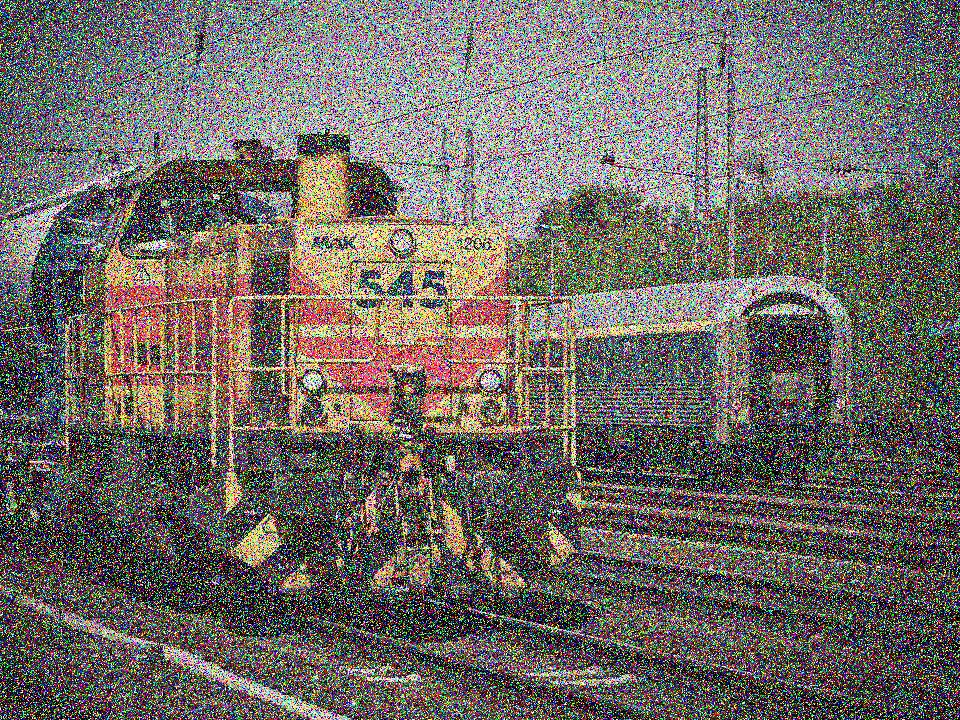
#> input picture img/noise_image.jpg, 960 x 720 px, given in place of lenna.png, which was not available
$ python 1.4.image_weighted_addition.py
#> lines starting #> are read from the running program, lines starting #| are printed output that depends on the picture; pictures that were not available may be replaced by others from this repository, and a replacement may not be noted
import cv2


image = cv2.imread("img/lenna.png")
#> image is the input picture: shape (720, 960, 3); mean B, G, R 102, 106.2, 111.9
image2 = cv2.imread("img/adile_nasit.jpg")
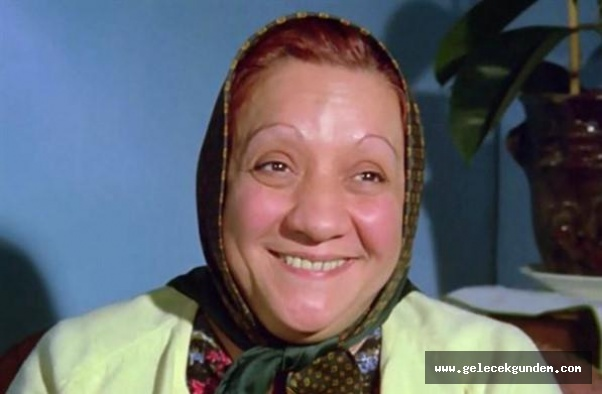
#> input picture img/adile_nasit.jpg, 602 x 394 px
#> image2 is the input picture: shape (394, 602, 3); mean B, G, R 106.5, 99.5, 98.7

print(image[100,100])
#| [117  76  81]
print(image2[100,100])
#| [192 139 106]

cv2.imshow("lenna",image)
cv2.imshow("adile nasit",image2)
# Piksel değerlerini toplama
print(image[100,100] + image2[100,100])
#| [ 53 215 187]


adile_nasit = cv2.resize(image2,(400,400)) # resmi yeniden boyutlandırma
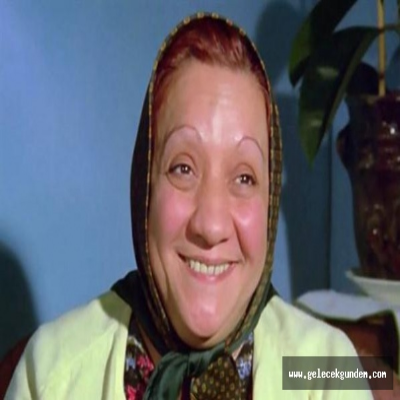
#> adile_nasit: shape (400, 400, 3); mean B, G, R 106.4, 99.4, 98.6
lenna = cv2.resize(image,(400,400))
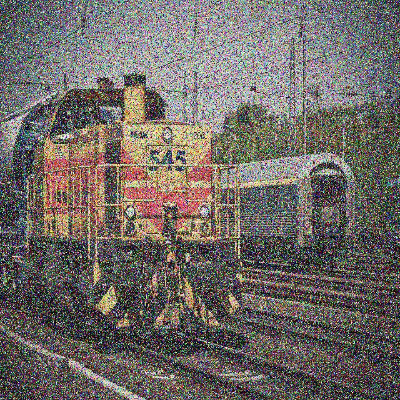
#> lenna: shape (400, 400, 3); mean B, G, R 101.8, 106.1, 111.7

# İki fotoğrafı piksel toplama yöntemi ile birleştirme (iki fotoğraf aynı size'da olmalı)
add = adile_nasit + lenna
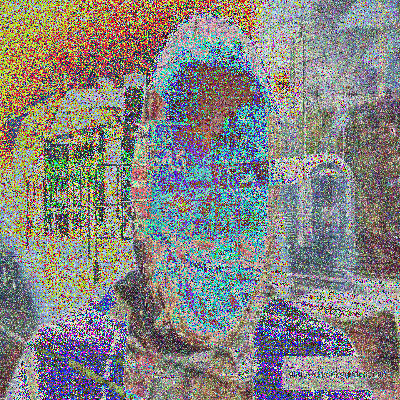
#> add: shape (400, 400, 3); mean B, G, R 128.9, 132, 132.9
cv2.imshow("pixel add",add)

# İki fotoğrafı add fonksiyonu ile birleştirme
func = cv2.add(adile_nasit, lenna)
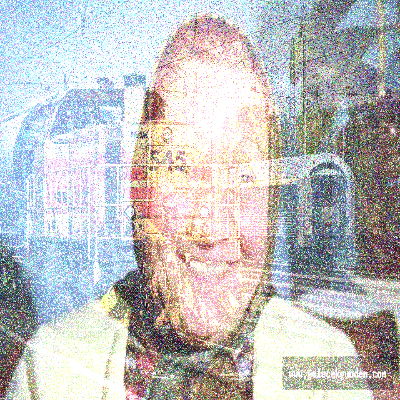
#> func: shape (400, 400, 3); mean B, G, R 192.3, 191.2, 191.7
cv2.imshow("add func",func)

# Belli oranlarla (ağırlıklarla) iki fotoğrafı birleştirme
func = cv2.addWeighted(adile_nasit, 0.3, lenna, 0.7, 0)
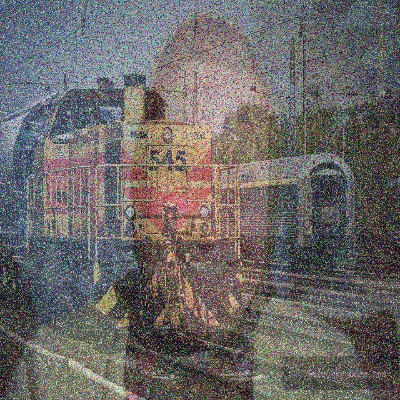
#> func: shape (400, 400, 3); mean B, G, R 103.2, 104.1, 107.8
cv2.imshow("weighted add func",func)

cv2.waitKey(0)
cv2.destroyAllWindows()
